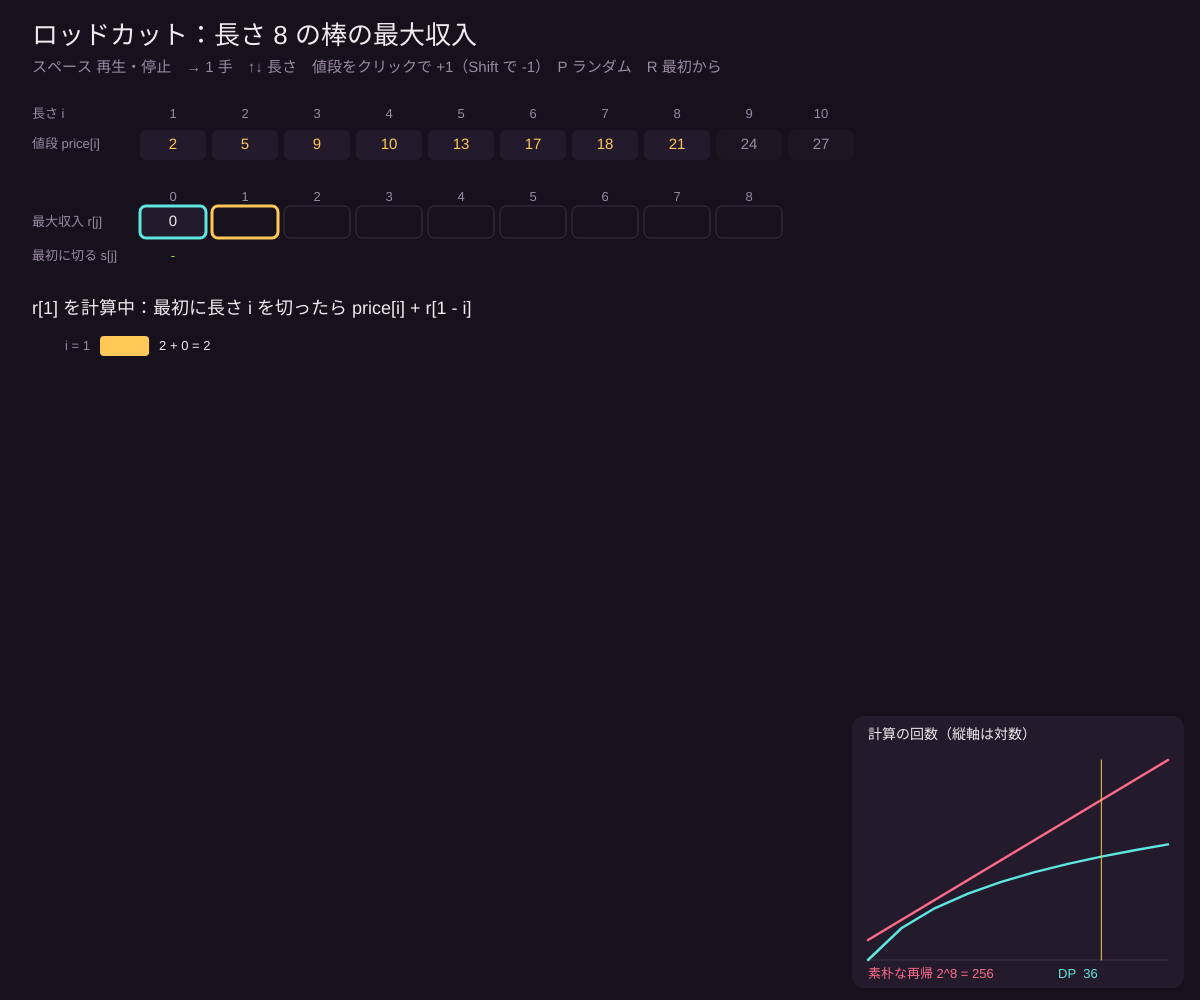
Frame 1 (no input)
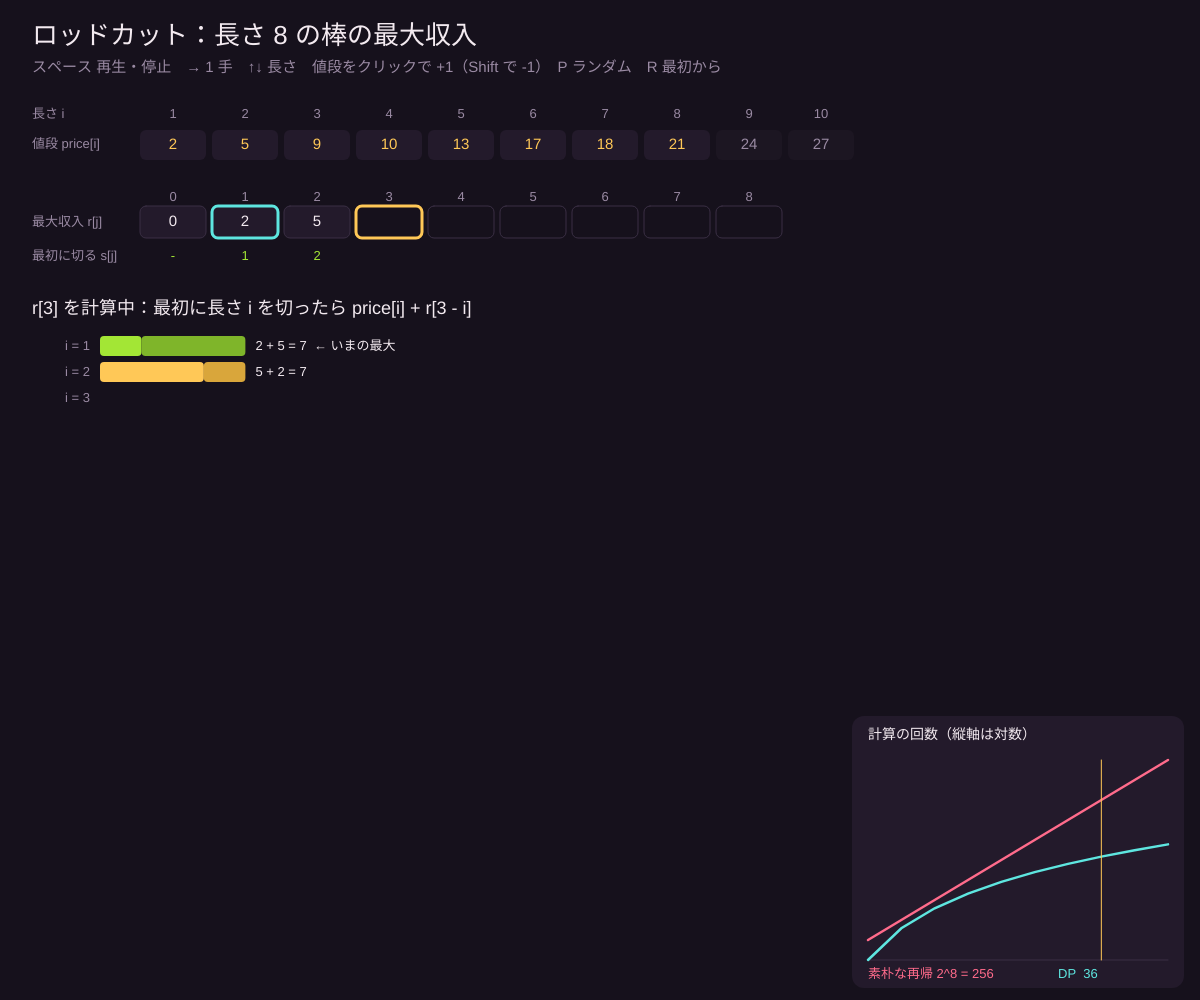
Frame 60 (no input)
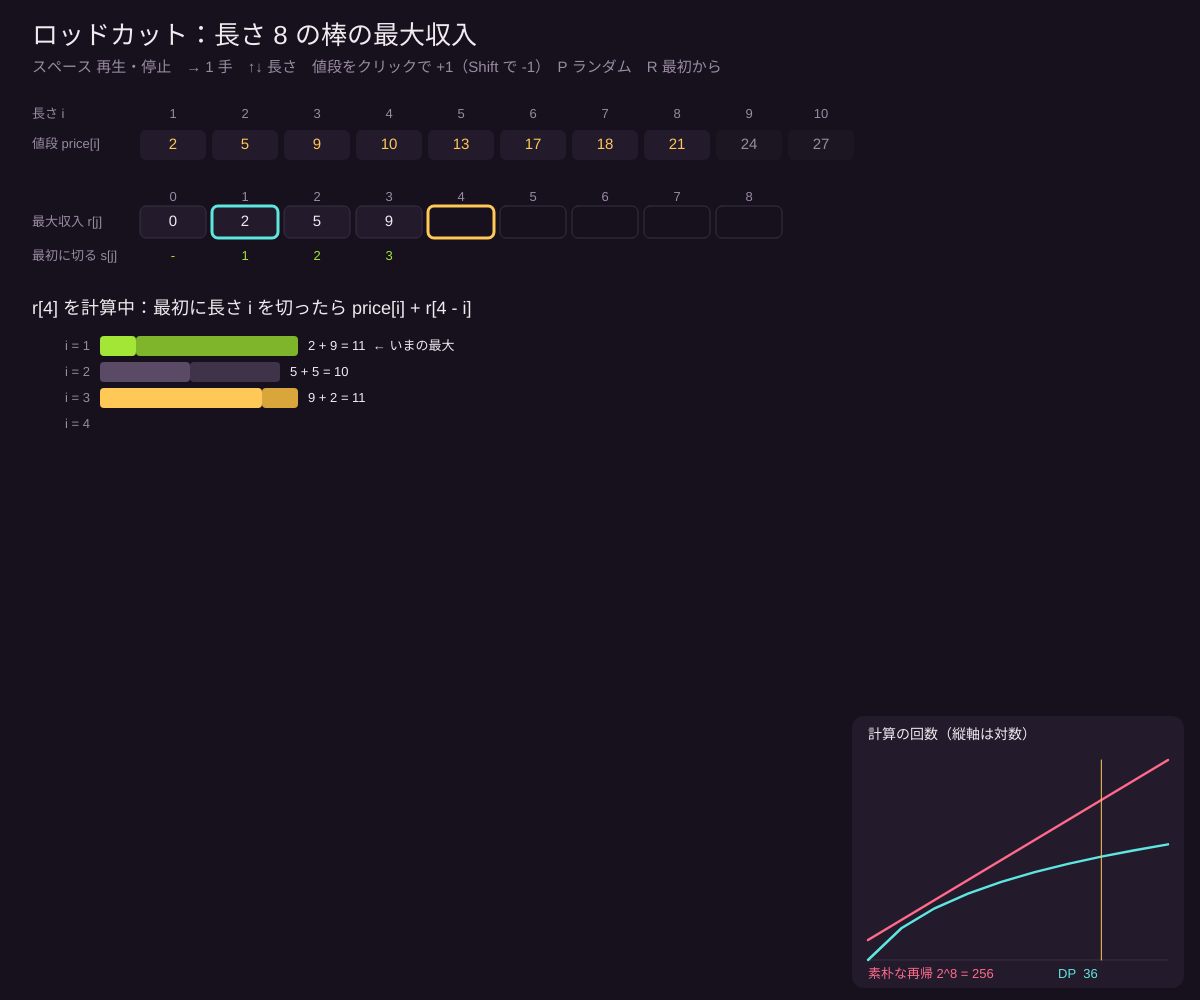
Frame 120 (the mouse pressed at the canvas centre since frame 60)

The p5.js sketch that drew these frames (run headless with seeded random() and noise() and a simulated clock; from frame 60 on, the mouse is pressed at the canvas centre):

// p5.js sketch
// ── sketch.js
// ============================================
// 01 ロッドカット：棒をどう切れば一番高く売れる？
// 長さ i の棒は price[i] 円。長さ n の棒を切り分けて売るときの最大収入 r[n] を求める
// r[j] = max( price[i] + r[j-i] )　─ 「最初に切る長さ i」を全部ためす。短い棒の答えは表にある
// スペース = 再生・停止 / → = 1 手すすむ / ↑↓ = 棒の長さ n / 値段の箱をクリック = +1 円（Shift で -1） / P = 値段をランダム / R = 最初から
// ============================================

let price = [0, 2, 5, 9, 10, 13, 17, 18, 21, 24, 27];  // ★ 値段表（price[0] は使わない）。長さ 8 なら 2 + 3 + 3 で 23 円
let n = 8;                                             // ★ 棒の長さ
let framesPerMove = 14;                                // ★ 1 手の間のフレーム数（小さいほど速い）

let r = [], s = [], j = 1, i = 1, best = -1, bestI = 0, playing = true, done = false, timer = 0;

const BG = '#16111c', PANEL = '#231a2b', FG = '#f3eaf0', MUTED = '#9a8aa3';
const RASP = '#ff6b8b', CYAN = '#5ee6e0', AMBER = '#ffc857', LIME = '#a3e635';

function setup() {
  createCanvas(windowWidth, windowHeight);
  restart();
}

function restart() {
  r = [0]; s = [0]; j = 1; i = 1; best = -1; bestI = 0; done = false;
}

function advance() {
  if (done) return;
  let cand = price[i] + r[j - i];
  if (cand > best) { best = cand; bestI = i; }
  i++;
  if (i > j) {
    r[j] = best; s[j] = bestI;
    j++; i = 1; best = -1; bestI = 0;
    if (j > n) done = true;
  }
}

function draw() {
  background(BG);
  if (playing && !done && ++timer >= framesPerMove) { timer = 0; advance(); }

  noStroke(); fill(FG); textAlign(LEFT, TOP); textSize(26);
  text(`ロッドカット：長さ ${n} の棒の最大収入`, 32, 24);
  fill(MUTED); textSize(15);
  text('スペース 再生・停止　→ 1 手　↑↓ 長さ　値段をクリックで +1（Shift で -1）　P ランダム　R 最初から', 32, 60);

  // 値段表
  let cw = min(72, (width - 64) / 11);
  let y0 = 100;
  textSize(13); fill(MUTED); textAlign(LEFT, CENTER); text('長さ i', 32, y0 + 14); text('値段 price[i]', 32, y0 + 44);
  for (let k = 1; k <= 10; k++) {
    let x = 140 + (k - 1) * cw;
    fill(k <= n ? PANEL : '#1c1622'); rect(x, y0 + 30, cw - 6, 30, 6);
    fill(MUTED); textAlign(CENTER, CENTER); text(k, x + cw / 2 - 3, y0 + 14);
    fill(k <= n ? AMBER : MUTED); textSize(15); text(price[k], x + cw / 2 - 3, y0 + 45); textSize(13);
  }

  // r[] の表
  let ty = 200;
  fill(MUTED); textAlign(LEFT, CENTER); text('最大収入 r[j]', 32, ty + 22); text('最初に切る s[j]', 32, ty + 56);
  for (let k = 0; k <= n; k++) {
    let x = 140 + k * cw;
    let cur = !done && k === j;
    let used = !done && k === j - i && i <= j;
    stroke(cur ? AMBER : used ? CYAN : '#3a2f44'); strokeWeight(cur || used ? 3 : 1);
    fill(k < r.length ? PANEL : BG); rect(x, ty + 6, cw - 6, 32, 6);
    noStroke(); fill(MUTED); textAlign(CENTER, BOTTOM); text(k, x + cw / 2 - 3, ty + 4);
    if (k < r.length) {
      fill(FG); textAlign(CENTER, CENTER); textSize(15); text(r[k], x + cw / 2 - 3, ty + 22); textSize(13);
      fill(LIME); text(k > 0 ? s[k] : '-', x + cw / 2 - 3, ty + 56);
    }
  }

  // いま計算中の候補
  let cy = 300;
  if (!done) {
    fill(FG); textSize(18); textAlign(LEFT, TOP);
    text(`r[${j}] を計算中：最初に長さ i を切ったら price[i] + r[${j} - i]`, 32, cy);
    let sc = (width * 0.45) / max(1, maxPossible());
    for (let k = 1; k <= j; k++) {
      let y = cy + 36 + (k - 1) * 26;
      let val = k < i ? price[k] + r[j - k] : null;
      fill(MUTED); textSize(13); textAlign(RIGHT, CENTER); text(`i = ${k}`, 90, y + 10);
      if (val !== null || k === i) {
        let v = price[k] + r[j - k];
        fill(k === i ? AMBER : k === bestI ? LIME : '#5a4a66');
        rect(100, y, price[k] * sc, 20, 4);
        fill(k === i ? '#d9a63b' : k === bestI ? '#7fb52a' : '#3f3349');
        rect(100 + price[k] * sc, y, r[j - k] * sc, 20, 4);
        fill(FG); textAlign(LEFT, CENTER);
        text(`${price[k]} + ${r[j - k]} = ${v}${k === bestI ? '  ← いまの最大' : ''}`, 110 + v * sc, y + 10);
      }
    }
  } else {
    drawRod(cy);
  }

  drawCallChart();
}

function maxPossible() { return max(...r, 1) + max(...price.slice(1, n + 1)); }

function drawRod(cy) {
  // 切り方の復元：s[n] を切り、残りの s[...] を繰り返す
  let pieces = [], rest = n;
  while (rest > 0) { pieces.push(s[rest]); rest -= s[rest]; }
  fill(FG); textSize(20); textAlign(LEFT, TOP);
  text(`答え：r[${n}] = ${r[n]} 円　切り方 = ${pieces.join(' + ')}`, 32, cy);
  let unit = min(70, (width * 0.6) / n), x = 40, y = cy + 60;
  for (let k = 0; k < pieces.length; k++) {
    let w = pieces[k] * unit;
    fill(k % 2 ? CYAN : RASP); rect(x, y, w - 4, 46, 8);
    fill(BG); textAlign(CENTER, CENTER); textSize(16); text(`${pieces[k]}（${price[pieces[k]]}円）`, x + w / 2 - 2, y + 23);
    x += w;
  }
  fill(MUTED); textSize(14); textAlign(LEFT, TOP);
  text('s[n] に「最初に切る長さ」を記録しておくと、表をたどるだけで切り方がわかる', 40, y + 64);
}

function drawCallChart() {
  // 素朴な再帰は 2^n 回呼ばれる。DP は j の数 × i の数 ≒ n²/2 回の計算
  let w = 300, h = 200, x0 = width - w - 32, y0 = height - h - 40;
  noStroke(); fill(PANEL); rect(x0 - 16, y0 - 44, w + 32, h + 72, 12);
  fill(FG); textSize(14); textAlign(LEFT, TOP); text('計算の回数（縦軸は対数）', x0, y0 - 32);
  let ymax = log(pow(2, 10)) ;
  stroke('#3a2f44'); line(x0, y0 + h, x0 + w, y0 + h);
  for (let which of [0, 1]) {
    noFill(); stroke(which ? CYAN : RASP); strokeWeight(2.5); beginShape();
    for (let k = 1; k <= 10; k++) {
      let c = which ? k * (k + 1) / 2 : pow(2, k);
      vertex(x0 + (k - 1) * w / 9, y0 + h - log(c) / ymax * h);
    }
    endShape();
  }
  noStroke(); fill(RASP); textSize(13); text(`素朴な再帰 2^${n} = ${pow(2, n)}`, x0, y0 + h + 8);
  fill(CYAN); text(`DP  ${n * (n + 1) / 2}`, x0 + 190, y0 + h + 8);
  stroke(AMBER); strokeWeight(1); let xx = x0 + (n - 1) * w / 9; line(xx, y0, xx, y0 + h);
}

function keyPressed() {
  if (key === ' ') playing = !playing;
  if (key === RIGHT_ARROW) advance();
  if (key === UP_ARROW) { n = min(10, n + 1); restart(); }
  if (key === DOWN_ARROW) { n = max(1, n - 1); restart(); }
  if (key === 'p' || key === 'P') { for (let k = 1; k <= 10; k++) price[k] = price[k - 1] + floor(random(0, 7)); restart(); }
  if (key === 'r' || key === 'R') { restart(); playing = true; }
}

function mousePressed() {
  let cw = min(72, (width - 64) / 11);
  for (let k = 1; k <= 10; k++) {
    let x = 140 + (k - 1) * cw;
    if (mouseX > x && mouseX < x + cw - 6 && mouseY > 130 && mouseY < 160) {
      price[k] = max(0, price[k] + (keyIsDown(SHIFT) ? -1 : 1));
      restart();
    }
  }
}

function windowResized() { resizeCanvas(windowWidth, windowHeight); }
